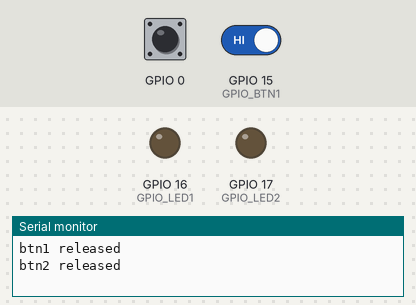
Bench run of a program on a simulated ESP32-S3. Parts: output pins drawn as LEDs (lit = HIGH), the last lines printed to the serial monitor. Dashed ring = blinking. The inputs (shaded band) are chosen by the test bench; at power-on: GPIO 0 HIGH, GPIO 15 (GPIO_BTN1) HIGH.

Above: at 2.2 s.
2.3 s: GPIO 0 driven LOW and GPIO 15 (GPIO_BTN1) driven LOW
At 2.5 s:
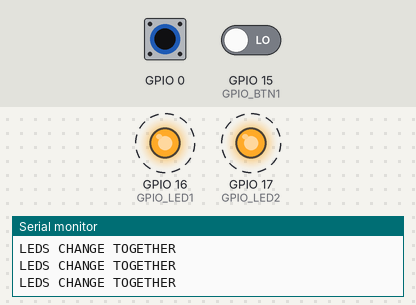
5.3 s: GPIO 0 pulsed HIGH 2 times (0.12 s each, 0.3 s apart)
At 6.5 s:
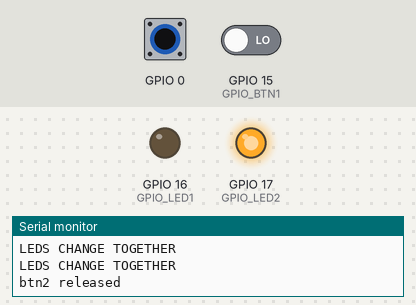
7.4 s: GPIO 0 driven HIGH
At 8.0 s:
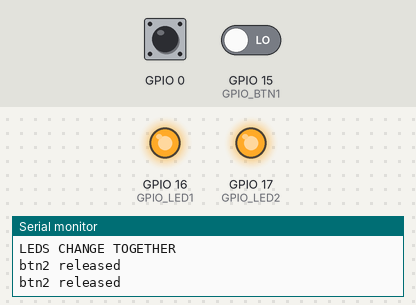
Timing chart, 0 to 10.4 s (numbered marks = the images above; inputs shaded):
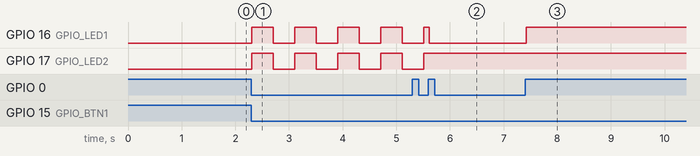

Measured:
- after the input at 2.3 s, GPIO 16 (GPIO_LED1), GPIO 17 (GPIO_LED2): alternates HIGH for 0.40 s and LOW for 0.40 s, starting at once
- after the input at 5.3 s, GPIO 17 (GPIO_LED2): goes on until 5.5 s, then stays HIGH
- after the input at 7.4 s, GPIO 16 (GPIO_LED1): LOW → HIGH at once

The program:

main.cpp
```cpp
#include <Arduino.h>

#define GPIO_BTN1 15
#define GPIO_BTN2 0

#define GPIO_LED1 16
#define GPIO_LED2 17

#define BTN1 1
#define BTN2 2

#define POLL_RATE 50

#define LEDS_MAX_TIME 2000

typedef unsigned long TimeMs;

typedef enum {
  BTN1_RELEASED,
  BTN12_PRESSED,
  // BTN1_LONGPRESSED,
  BTN2_RELEASED,
  // BTN2_LONGPRESSED,
} Event_t;

typedef enum {
  LEDS_OFF,
  LEDS_ON,
  LED1_ON_ONLY,
  LED2_ON_ONLY,
  LEDS_CHANGE,
  LEDS_CHANGE_TOGETHER
} LedsMode_t;

struct {
  int speed = 1;
  LedsMode_t mode = LEDS_OFF;
  int pins[2] = {GPIO_LED1, GPIO_LED2};

  unsigned long lastChangeAt = 0;
  int lastChangeState = 0;
  int lead = 0;
} ledsConfig;

struct myBtn_t {
  bool pressed = false;
  TimeMs since = 0;
  bool eventHandled = false;
  bool skipNext = false;
  int pin;
};

myBtn_t btn1, btn2;

void myBtn_process(myBtn_t *b) {
  bool v = digitalRead(b->pin) == LOW ? true : false;

  if (b->pressed != v) {
    b->since = millis();
    b->pressed = v;
    b->eventHandled = false;
  }
}

int clamp(int a, int v, int b) { return v < a ? a : (v > b ? b : v); }

void setLeds(bool led1, bool led2) {
  digitalWrite(GPIO_LED1, led1 ? HIGH : LOW);
  digitalWrite(GPIO_LED2, led2 ? HIGH : LOW);
}

void handleLedsMode() {
  unsigned long ms = millis();

  switch (ledsConfig.mode) {
  case LEDS_OFF:
    // Serial.println("LEDS OFF");
    setLeds(false, false);
    break;

  case LEDS_ON:
    // Serial.println("LEDS ON");
    setLeds(true, true);
    break;

  case LED1_ON_ONLY:
    // Serial.println("LEDS LED 1 ONLY");
    setLeds(true, false);
    break;

  case LED2_ON_ONLY:
    // Serial.println("LEDS LED 2 ONLY");
    setLeds(false, true);
    break;

  case LEDS_CHANGE_TOGETHER:
    Serial.println("LEDS CHANGE TOGETHER");
    if ((ms - ledsConfig.lastChangeAt) >
        LEDS_MAX_TIME / (5 * clamp(1, ledsConfig.speed, 10))) {

      if (ledsConfig.lastChangeState % 2 == 0) {
        setLeds(true, true);
      } else {
        setLeds(false, false);
      }

      ledsConfig.lastChangeState++;
      ledsConfig.lastChangeAt = ms;
    }
    break;

  case LEDS_CHANGE:
    // Serial.println("LEDS CHANGE");
    if ((ms - ledsConfig.lastChangeAt) >
        LEDS_MAX_TIME / (2 * clamp(1, ledsConfig.speed, 10))) {

      if (ledsConfig.lastChangeState % 2 == 0) {
        setLeds(true, false);
      } else {
        setLeds(false, true);
      }

      ledsConfig.lastChangeState++;
      ledsConfig.lastChangeAt = ms;
    }
    break;
  }
}

void led1Lead() {
  if (ledsConfig.lead != 1) {
    ledsConfig.lead = 1;
    ledsConfig.mode = LEDS_OFF;
    return;
  }

  switch (ledsConfig.mode) {
  case LEDS_CHANGE_TOGETHER:
  case LED2_ON_ONLY:
  case LEDS_OFF:
    ledsConfig.mode = LED1_ON_ONLY;
    break;

  case LED1_ON_ONLY:
    ledsConfig.mode = LEDS_ON;
    break;

  case LEDS_CHANGE:
    ledsConfig.speed++;
    break;

  case LEDS_ON:
    ledsConfig.speed = 0;
    ledsConfig.mode = LEDS_CHANGE;
    break;
  }
}

void led2Lead() {
  if (ledsConfig.lead != 2) {
    ledsConfig.lead = 2;
    ledsConfig.mode = LEDS_OFF;
    return;
  }

  switch (ledsConfig.mode) {
  case LEDS_CHANGE_TOGETHER:
  case LED1_ON_ONLY:
  case LEDS_OFF:
    ledsConfig.mode = LED2_ON_ONLY;
    break;

  case LED2_ON_ONLY:
    ledsConfig.mode = LEDS_ON;
    break;

  case LEDS_CHANGE:
    ledsConfig.speed++;
    break;

  case LEDS_ON:
    ledsConfig.speed = 0;
    ledsConfig.mode = LEDS_CHANGE;
    break;
  }
}

void ledsChangeTogether() {
  if (ledsConfig.mode == LEDS_CHANGE_TOGETHER) {
    ledsConfig.speed++;
  } else {
    ledsConfig.speed = 0;
    ledsConfig.mode = LEDS_CHANGE_TOGETHER;
  }
}

void handleEvent(Event_t e) {
  switch (e) {
  case BTN1_RELEASED:
    Serial.println("btn1 released");
    led1Lead();
    break;

  case BTN2_RELEASED:
    Serial.println("btn2 released");
    led2Lead();
    break;

  case BTN12_PRESSED:
    Serial.println("btn12 pressed");
    ledsChangeTogether();
    break;
  }
}

void processBtns() {
  myBtn_process(&btn1);
  myBtn_process(&btn2);

  if (btn1.pressed && btn2.pressed && !btn1.eventHandled &&
      !btn2.eventHandled) {
    btn1.eventHandled = true;
    btn2.eventHandled = true;
    btn1.skipNext = true;
    btn2.skipNext = true;
    handleEvent(BTN12_PRESSED);
  } else if (!btn1.pressed && !btn1.eventHandled) {
    if (!btn1.skipNext) {
      handleEvent(BTN1_RELEASED);
    }
    btn1.skipNext = false;
    btn1.eventHandled = true;
  } else if (!btn2.pressed && !btn2.eventHandled) {
    if (!btn2.skipNext) {
      handleEvent(BTN2_RELEASED);
    }
    btn2.skipNext = false;
    btn2.eventHandled = true;
  }
}

void setup() {
  Serial.begin(115200);
  delay(1000);

  pinMode(GPIO_BTN1, INPUT_PULLUP);
  pinMode(GPIO_LED1, OUTPUT);
  pinMode(GPIO_LED2, OUTPUT);

  btn1.pin = GPIO_BTN1;
  btn2.pin = GPIO_BTN2;
}

void loop() {
  processBtns();
  handleLedsMode();

  delay(POLL_RATE);
}
```
